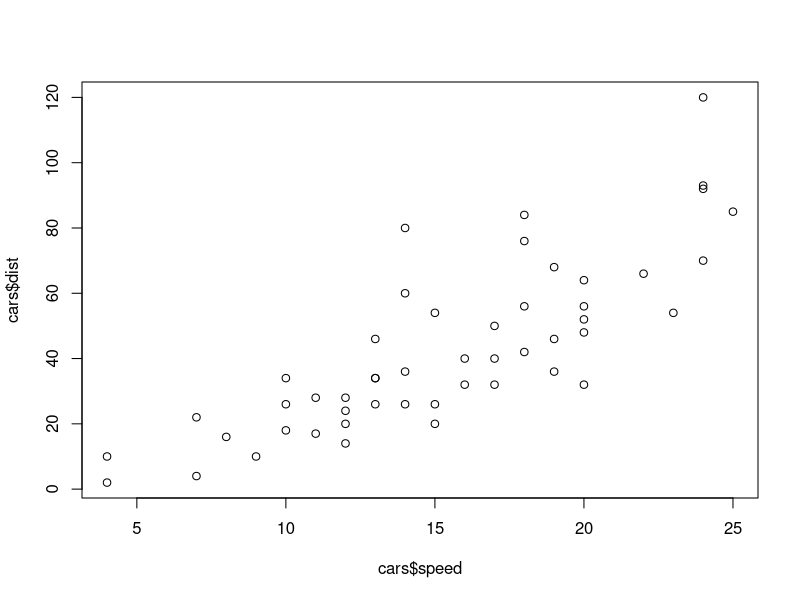
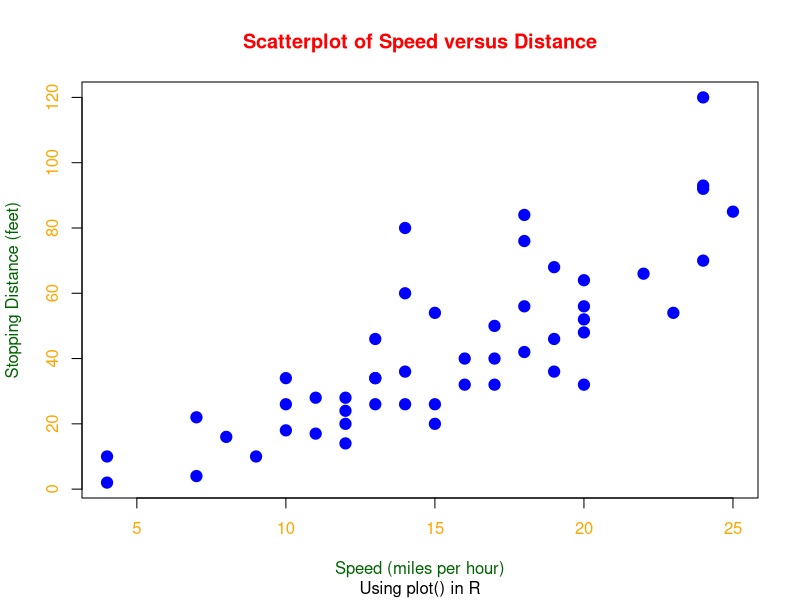
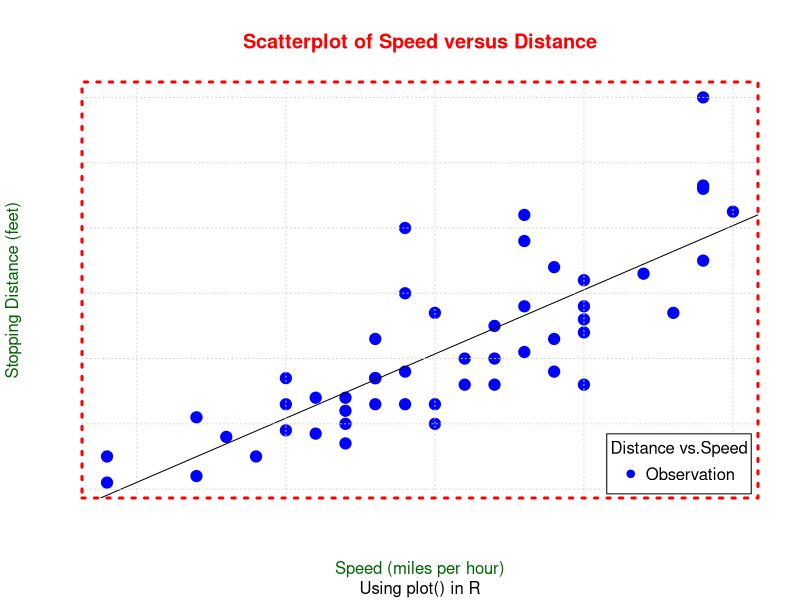
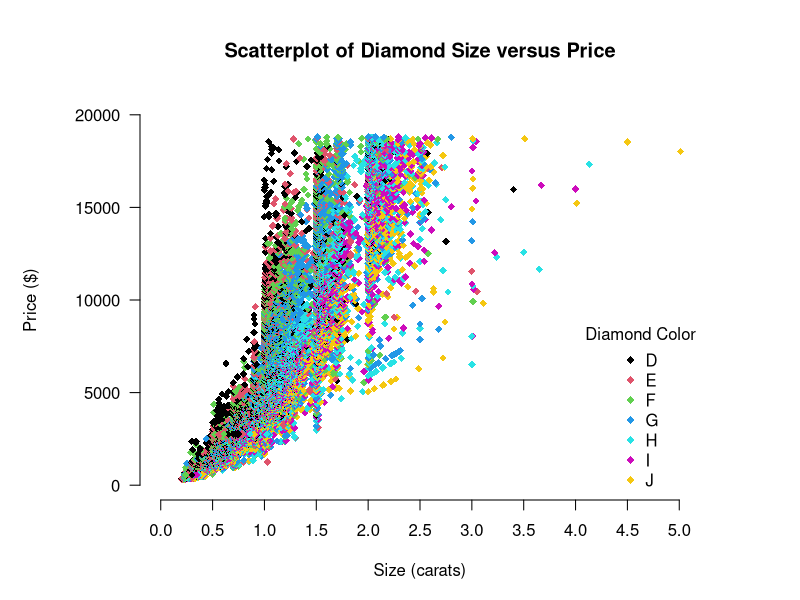
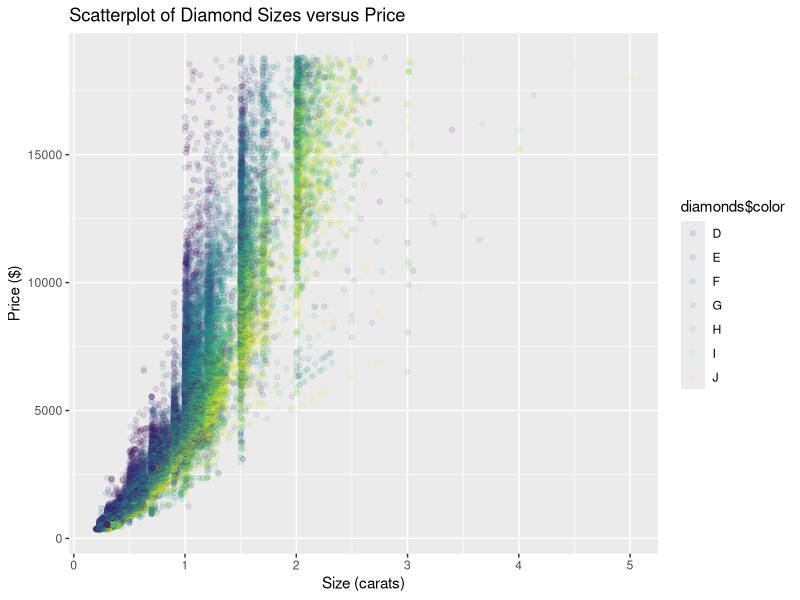
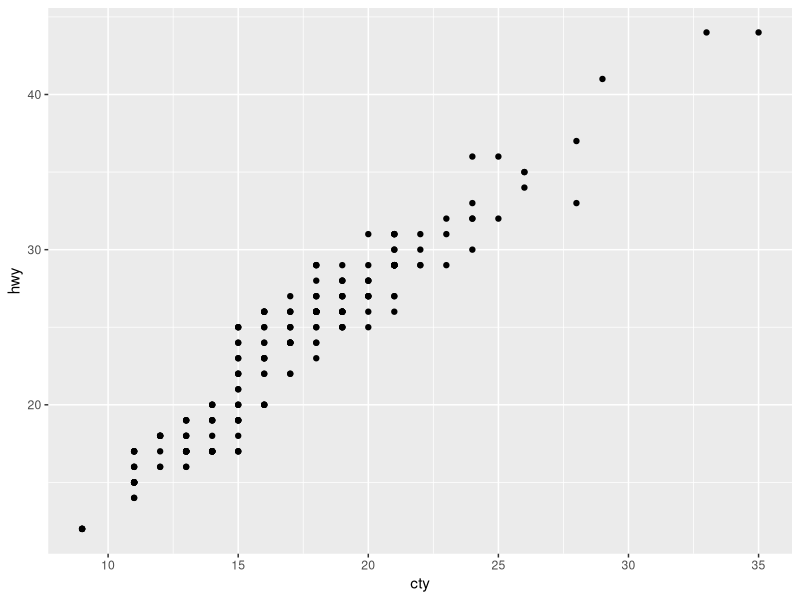
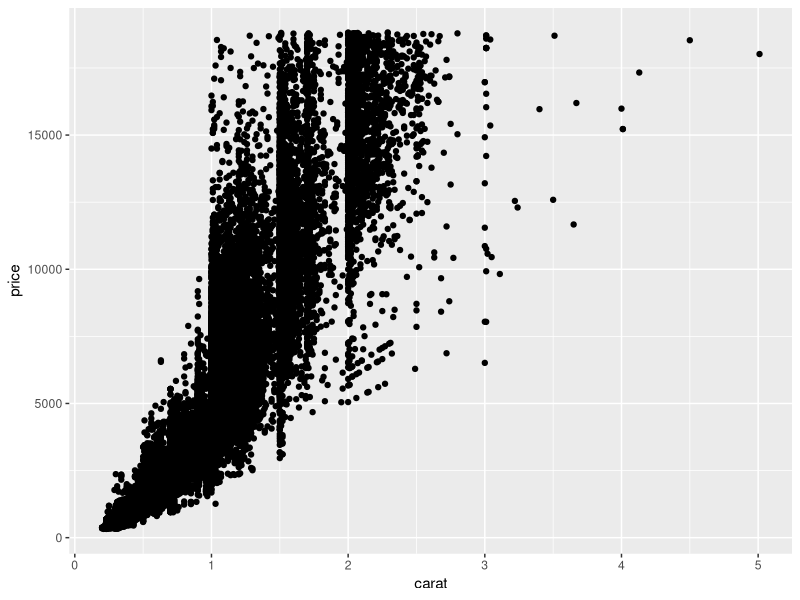
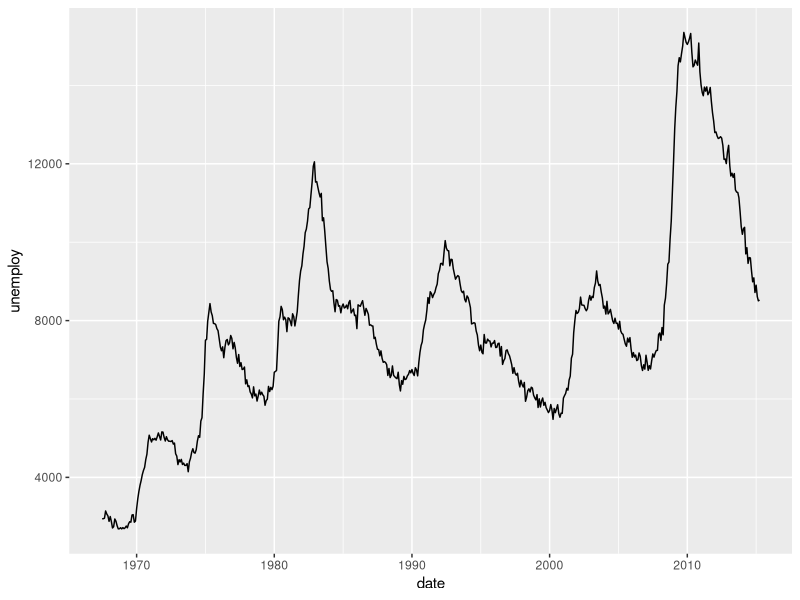

Reproduce these figures in R, in order.
## ---- chunk 1
knitr::opts_chunk$set(echo = TRUE)
## ---- chunk 2
?cars
dim(cars)
## ---- chunk 3
plot(cars$speed,cars$dist)
## ---- chunk 4
plot(cars$speed,cars$dist, 
    main="Scatterplot of Speed versus Distance",
    sub="Using plot() in R",
    xlab="Speed (miles per hour)",
    ylab="Stopping Distance (feet)",
    pch=19, # closed circle
    col="blue",
    col.axis="orange", # axis color
    col.lab="dark green", # axis label color
    bg="gray", # background color
    col.main="red", # main title color
    cex=1.5
    )
## ---- chunk 5
plot(cars$speed,cars$dist, 
     main="Scatterplot of Speed versus Distance",
     sub="Using plot() in R",
     xlab="Speed (miles per hour)",
     ylab="Stopping Distance (feet)",
     pch=19, # closed circle
     col="blue",
     col.axis="orange", # axis color
     col.lab="dark green", # axis label color
     bg="gray", # background color
     col.main="red", # main title color
     cex=1.5, # sizing
     axes=FALSE # turns off auto axis
    )
abline(lm(dist~speed,data=cars)) # best fit line
grid() # adds grid
box(col="red",lwd=3,lty=3) # adds box around plot
legend("bottomright",  # adds a legend
       inset=0.01,
       title="Distance vs.Speed",
       legend=c("Observation"),
       col=c("blue"),
       pch=19,
       horiz=TRUE
       )
## ---- chunk 6
library(ggplot2)
summary(diamonds)
par(mar = c(5, 7, 5, 5))
plot(diamonds$carat,
     diamonds$price,
     col=diamonds$color,
     pch=18,
     main = "Scatterplot of Diamond Size versus Price",
     xlab = "",
     ylab = "",
     xlim = c(0,5),
     ylim = c(0,20000),
     axes = FALSE
     )

axis(1, c(seq(from = 0, to = 5, by = 0.5)))
axis(2, c(seq(from = 0, to = 20000, by = 5000)), las = 1)
mtext("Size (carats)", side = 1, line = 3)
mtext("Price ($)", side = 2, line = 5)
legend("bottomright",
       title = "Diamond Color",
       legend = levels(diamonds$color),
       col = c(1:7),
       pch = 18,
       bty = "n"
       )
## ---- chunk 7
qplot( diamonds$carat, 
       diamonds$price, 
       colour = diamonds$color,
       alpha = I(1/10),
       main = "Scatterplot of Diamond Sizes versus Price", 
       xlab = "Size (carats)",
       ylab = "Price ($)"
       )
## ---- chunk 8
ggplot(mpg,aes(cty,hwy))+geom_point()

## ---- chunk 9
ggplot(diamonds,aes(carat,price))+geom_point()
?diamonds()
## ---- chunk 10
ggplot(economics,aes(date,unemploy))+geom_line()
?economics
## ---- chunk 11
ggplot(mpg,aes(cty))+geom_histogram()
?mpg()
## ---- chunk 12
?iris
## ---- chunk 13
plot1 <- ggplot(data = iris, aes(Petal.Length, Petal.Width))
print(plot1)
## ---- chunk 14
plot2 <- plot1 + geom_point(aes(color = Species))
print(plot2)
## ---- chunk 15
plot3 <- plot2 + geom_smooth(method = "lm")
print(plot3)
## ---- chunk 16
final <- plot3 +
  xlab("Petal Length (cm)") +
  ylab("Petal Width (cm)") +
  ggtitle("Petal Length versus Width")
plot(final)
## ---- chunk 17
plot1 <- ggplot(data = iris, aes(Petal.Length, Petal.Width))
print(plot1)

plot2 <- plot1 + geom_point(aes(color=Sepal.Length))
print(plot2)

# plot2 <- plot1 + geom_point(aes(color=Sepal.Length),aes(shape=Sepal.Width))
# print(plot2)

plot3 <- plot2 + geom_smooth(method = "lm")
print(plot3)

final <- plot3 +
  xlab("Petal Length (cm)") +
  ylab("Petal Width (cm)") +
  ggtitle("Petal Length versus Width")
plot(final)
## ---- chunk 18
# plot4 <- plot1 + geom_point(aes(shape=Sepal.Width))
# print(plot4)
## ---- chunk 19
plot5 <- plot1 + geom_point(aes(size=Sepal.Width))
print(plot5)
## ---- chunk 20
# install.packages(plyr)
## ---- chunk 21
library(plyr)
library(dplyr)
vert.line <- ddply(iris, .(Species), function(sp) {
  mean(sp$Petal.Length)})
## ---- chunk 22
ggplot(data = iris, aes(x = Petal.Length)) +
  geom_histogram() +
  geom_vline(data = vert.line, aes(xintercept = V1, color = Species)) +
  facet_grid(Species ~ . ) +
  ggtitle("Petal Lengths by Species")
## ---- chunk 23
ggplot(data = iris, aes(x = Petal.Length)) +
  geom_histogram() +
  geom_vline(data = vert.line, aes(xintercept = V1, color = Species)) +
  facet_grid(. ~ Species) +
  ggtitle("Petal Lengths by Species")

## ---- chunk 24
ggplot(data = iris, aes(x=Petal.Length)) +
  geom_histogram(alpha = 0.2, position = "identity") +
  geom_vline(data = vert.line, aes(xintercept=V1 ,color=Species )) +
  ggtitle("Petal Length by Species Overlayed") +
  annotate("segment", x = 4.8, y = 14.5, xend = 4.8, yend = 5, size = 0.5,
             arrow = arrow(length=unit(.2, "cm"))) +
  annotate("text", label = "Overlap", x = 4.8, y = 15, size = 3,
             fontface = "bold")
## ---- chunk 25
ggplot(data = iris, aes(x=Petal.Length)) +
  geom_histogram(alpha = 0.2, position = "identity") +
  geom_vline(data = vert.line, aes(xintercept=V1 ,color=Species )) +
  ggtitle("Petal Length by Species Overlayed") +
  annotate("segment", x = 4.8, y = 14.5, xend = 4.8, yend = 5, size = 0.5,
           arrow = arrow(length=unit(.2, "cm"))) +
  annotate("text", label = "Overlap", x = 4.8, y = 15, size = 3,
           fontface = "bold") +
  facet_grid(Petal.Width ~ .)
## ---- chunk 26
#?mpg()
#?aes()
## ---- chunk 27
ggplot(data=mpg, aes(x=hwy,y=cty)) +
  ggtitle("The Relationship Between Fuel Economy and Drive Train") +
  #facet_grid(drv ~ .) +
  geom_point(aes(color=drv))
## ---- chunk 28
ggplot(data=mpg, aes(x=class,y=displ)) +
  ggtitle("Relationship Between Drive Train, Class, and Engine Size") + 
  geom_point(aes(color=drv))
  #facet_grid(drv ~ .) 
## ---- chunk 29
ggplot(data=mpg, aes(x=displ,y=cty)) +
  ggtitle("The Relationship Between Fuel Economy, Engine Size, and Cylinders") + 
  geom_point(aes(color=cyl)) +
  facet_grid( . ~ cyl)
## ---- chunk 30
ggplot(mpg, aes(displ, hwy)) + 
    geom_point() + 
    geom_smooth()
## ---- chunk 31
ggplot(mpg, aes(displ, hwy)) + geom_point() + geom_smooth(span = 0.2)
## ---- chunk 32
ggplot(mpg, aes(displ, hwy)) + geom_point() + geom_smooth(span = 1)
## ---- chunk 33
ggplot(mpg, aes(displ, hwy)) + geom_point() + geom_smooth(method="lm")
## ---- chunk 34
ggplot(mpg, aes(displ, hwy)) + geom_point() + geom_smooth(method="rlm")
## ---- chunk 35
vignette("ggplot2-specs") 
## ---- chunk 36
sessionInfo()
